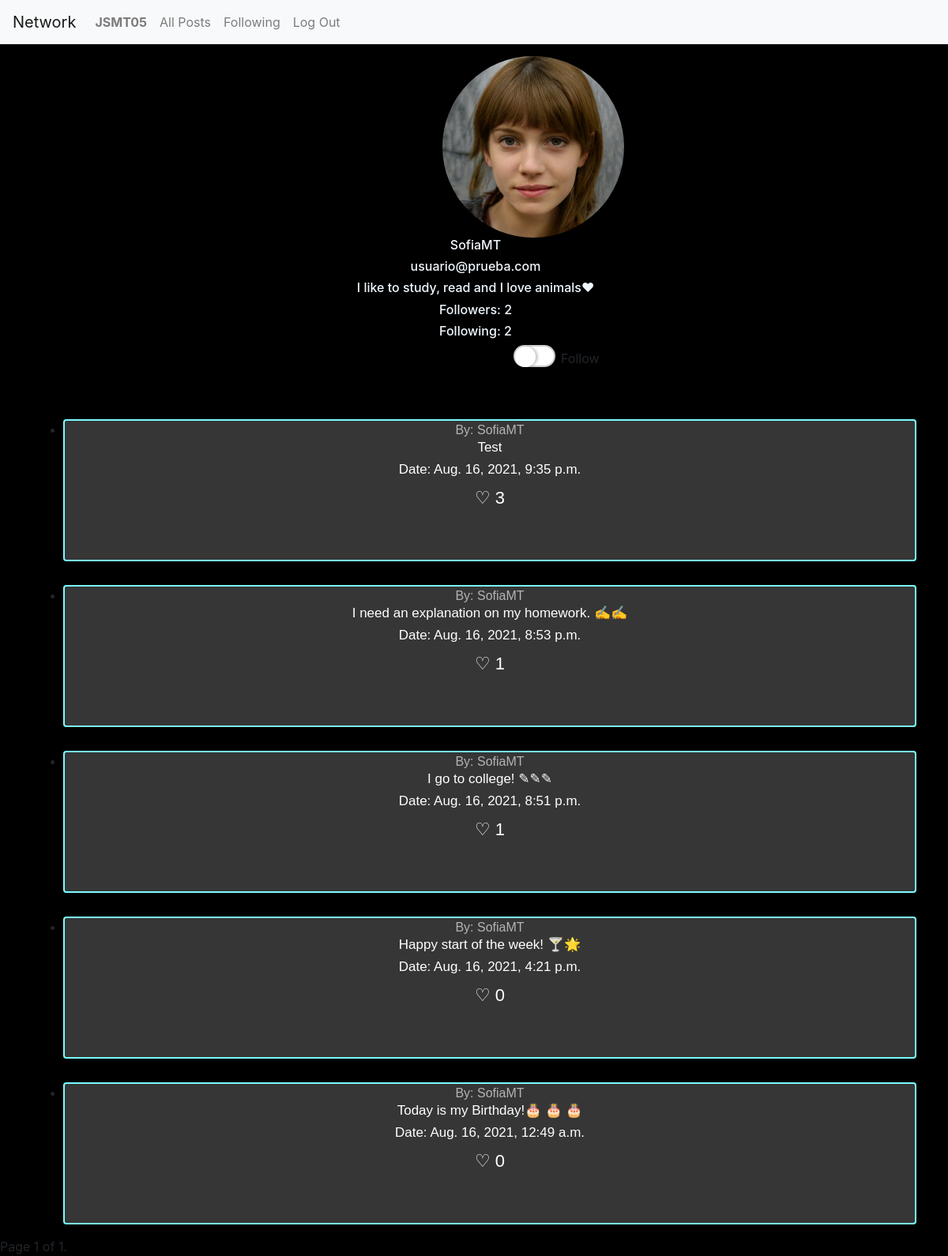
Page /profile/8 (signed in) on the committed database.
### network/models.py (models this page shows, shortened)
class User(AbstractUser):
    descripcion = models.CharField(max_length=300, default=None, null = True, blank=True)
    imagen = models.ImageField(upload_to = 'profiles', null = True, blank=True)
    seguidores = models.ManyToManyField('self', related_name='seguidos',related_query_name='seguido', symmetrical=False, blank=True)

class Publicacion(models.Model):
    descripcion = models.CharField(max_length=300, default=None)
    fecha = models.DateTimeField(auto_now_add=True)
    usuario = models.ForeignKey(User, on_delete=models.CASCADE, related_name="publicaciones")

### network/views.py (the view)
# urls.py: path("profile/<int:user_id>", views.view_profile, name="view_profile"),
def view_profile(request, user_id):
    usuario = User.objects.get(pk=user_id)
    LstPublicaciones = []
    publicacionesA = Publicacion.objects.filter(
        usuario=usuario).all().order_by('-fecha')
    for i in publicacionesA:
        publicaciones = {}
        likes = Like.objects.filter(publicacion=i).count()
        publicaciones['id'] = i.id
        publicaciones['usuario'] = i.usuario
        publicaciones['descripcion'] = i.descripcion
        publicaciones['fecha'] = i.fecha
        publicaciones['likes'] = likes
        LstPublicaciones.append(publicaciones)
    paginator = Paginator(LstPublicaciones, 10)
    page_number = request.GET.get('page')
    page_obj = paginator.get_page(page_number)
    seguidores_count = usuario.seguidores.count()
    seguidos_count = usuario.seguidos.count()
    return render(request, 'network/profile.html', {
        "usuario": usuario, "page_obj": page_obj, "seguidores": seguidores_count, "seguidos": seguidos_count
    })

### network/templates/network/profile.html (shortened to what this page needs)
{% extends "network/layout.html" %}
{% load static %}
{% block body %}
<div>
    <img src="{{usuario.imagen.url}}" alt="">
    <h6 class="infoPerfil">{{usuario.username}}</h6>
    <h6 class="infoPerfil">{{usuario.email}}</h6>
    <h6 class="infoPerfil">{{usuario.descripcion}}</h6>
    <h6 id="seguidores" class="infoPerfil">Followers: {{seguidores}}</h6>
    <h6 id="seguidos" class="infoPerfil">Following: {{seguidos}}</h6>
    {% if usuario.id != user.id and user.is_authenticated%}
    <label class="contenedor-entrada" id="AddFollow">
        <input type="checkbox" name="Follow" id="Follow" value="Follow">Follow
        <i></i>
    </label>
    {% endif %}
</div>
<ul class="contenedorPub">
    {% for pub in page_obj %}
    <li class="publicacion"><a id="Profile" class="tituloPub" href="{% url 'view_profile' pub.usuario.id %}">By:
            {{pub.usuario}}</a>
        <h6 class="titulo" id="desc {{pub.id}}">{{pub.descripcion}}</h6>
        <h6 class="titulo">Date: {{pub.fecha}} </h6>
        <label data-check="Likes {{pub.id}}" class="like" for="Likes {{pub.id}}" id={{pub.id}}>♡ {{pub.likes}}</label>
    </li>
    {% endfor %}
</ul>
<div class="pagination">
    <span class="step-links">
        <span class="current">
            Page {{ page_obj.number }} of {{ page_obj.paginator.num_pages }}.
        </span>
    </span>
</div>
{% endblock %}

### network/templates/network/layout.html (shortened to what this page needs)
{% load static %}
<!DOCTYPE html>
<html lang="en">
<head>
    <link rel="stylesheet" href="https://stackpath.bootstrapcdn.com/bootstrap/4.4.1/css/bootstrap.min.css"
>
    <link href="{% static 'network/styles.css' %}" rel="stylesheet">
    <link href="{% static 'network/css.css' %}" rel="stylesheet">
</head>
<body>
    <nav class="navbar navbar-expand-lg navbar-light bg-light">
        <a class="navbar-brand" href="#">Network</a>
        <div>
            <ul class="navbar-nav mr-auto">
                {% if user.is_authenticated %}
                <li class="nav-item">
                    <a class="nav-link" href="{% url 'view_profile' user.id %}"><strong>{{ user.username }}</strong></a>
                </li>
                {% endif %}
                <li class="nav-item">
                    <a class="nav-link" href="{% url 'index' %}">All Posts</a>
                </li>
                {% if user.is_authenticated %}
                <li class="nav-item">
                    <a class="nav-link" href="{% url 'view_follower' user.id %}">Following</a>
                </li>
                <li class="nav-item">
                    <a class="nav-link" href="{% url 'logout' %}">Log Out</a>
                </li>
                {% endif %}
            </ul>
        </div>
    </nav>
    <div class="body">
        {% block body %}
        {% endblock %}
    </div>
</body>
</html>

### network/static/network/css.css (style rules this page uses)
body { background: rgb(0, 0, 0); }
.tituloPub { color:rgb(180, 180, 180); border-radius: 5px; }
.titulo { color: rgb(255, 255, 255); font-family: 'Gill Sans', 'Gill Sans MT', Calibri, 'Trebuchet MS', sans-serif; font-size: 17px; position: relative; animation-name: movePuText; animation-duration: 1.5s; animation-iteration-count: 1; animation-fill-mode: forwards; cursor: pointer; }
.contenedorPub { display: flex; flex-direction: column; align-items: center; }
.publicacion { position: relative; animation-name: movePu; animation-duration: 1.5s; animation-iteration-count: 1; animation-fill-mode: forwards; text-align: center; background: rgb(54, 54, 54); border: rgb(123, 251, 255) solid 2px; border-radius: 4px; margin-top: 30px; font-family:'Trebuchet MS', 'Lucida Sans Unicode', 'Lucida Grande', 'Lucida Sans', Arial, sans-serif }
.like { color: rgb(255, 255, 255); font-family: 'Gill Sans', 'Gill Sans MT', Calibri, 'Trebuchet MS', sans-serif; font-size: 17px; position: relative; font-size: 22px; cursor: pointer; }
img { width: 230px; height: 230px; border-radius: 150px; margin-top: 15px; margin-left: 560px; }
.infoPerfil { color: aliceblue; margin-left: 4px; text-align: center; }
.contenedor-entrada { margin-left: 650px; position: relative; margin-bottom: 30px; padding:5px 0 5px 60px; display: block; }
.contenedor-entrada input + i { background: #ffffff; border:2px solid rgba(0,0,0,0.2); position: absolute; left: 0; top: 0; }
.contenedor-entrada input[type=checkbox ] + i { width: 53px; height: 28px; border-radius: 15px; }
.contenedor-entrada input[type=checkbox] + i:before { content: ''; width: 26px; height: 26px; background: #fff; border-radius: 70%; position: absolute; z-index: 1; left: 0px; top: 0px; -webkit-box-shadow: 3px 0 3px 0 rgba(0,0,0,0.2); box-shadow: 3px 0 3px 0 rgba(0,0,0,0.2); }

### rows in the picture
User: username "JSMT05"
User: imagen (picture), username "SofiaMT", email "usuario@prueba.com", descripcion "I like to study, read and I love animals♥", usuario "SofiaMT", descripcion "Test", fecha "Aug. 16, 2021, 9:35 p.m.", likes "3", descripcion "I need an explanation on my homework. ✍✍", fecha "Aug. 16, 2021, 8:53 p.m.", likes "1", descripcion "I go to college! ✎✎✎", fecha "Aug. 16, 2021, 8:51 p.m.", descripcion "Happy start of the week! 🍸🌟", fecha "Aug. 16, 2021, 4:21 p.m.", likes "0", descripcion "Today is my Birthday!🎂 🎂 🎂", fecha "Aug. 16, 2021, 12:49 a.m."

### other values in the picture
{{ seguidores }} "2"
{{ seguidos }} "2"
{{ page_obj.number }} "1"
{{ page_obj.paginator.num_pages }} "1"
